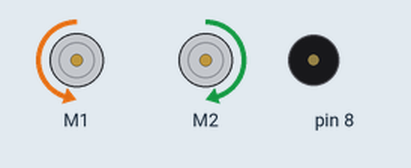
Recording of a sketch running on a simulated Arduino Uno, built with avr-gcc and run on an emulated ATmega328P. On the bench: 2 × DC motor (green arrow = forward, orange = backward, longer = faster), buzzer (waves = sounding).

Above: at 5.1 s.
At 6.8 s:
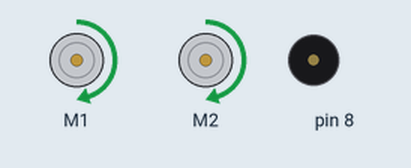
At 9.8 s:
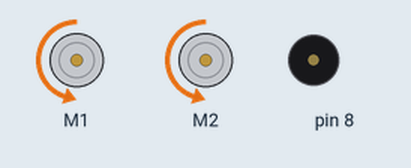
At 13.3 s:
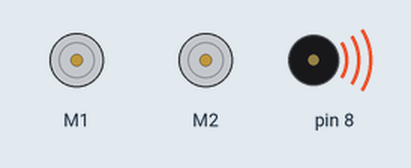
At 13.8 s:
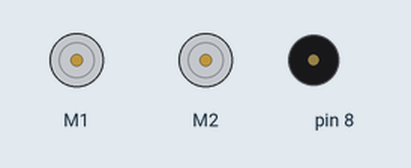
Timing chart, 0 to 15.3 s (numbered marks = the images above):
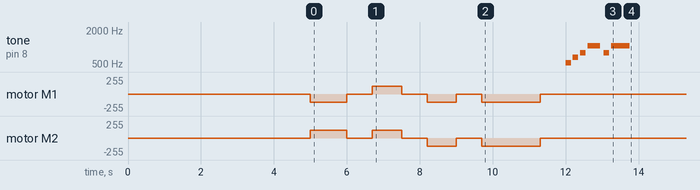

The sketch:

runrun.ino
```cpp
/*
  Basic mBot / mCore movement and music test
  Assumes: left motor on M1, right motor on M2.
  Requires the Makeblock library providing MeMCore.h.

  Runs once after power-on, upload, or reset:
  wait 5 seconds -> forward -> left -> right -> U-turn -> victory tune.
  No sensors are used. Turn durations are initial guesses, not calibrated angles.
  Test in a clear floor area. Switch off power to stop the test early.
*/

#include <MeMCore.h>

MeDCMotor leftMotor(M1);
MeDCMotor rightMotor(M2);
MeBuzzer buzzer;

const int DRIVE_SPEED = 120;
const int TURN_SPEED = 120;

// Adjust these after testing your own robot.
const unsigned long LEFT_90_MS = 800;
const unsigned long RIGHT_90_MS = 800;
const unsigned long U_TURN_MS = 1600;

void stopRobot() {
  leftMotor.run(0);
  rightMotor.run(0);
}

void moveForward(unsigned long durationMs) {
  // Opposite signs because the motors are mounted facing opposite ways.
  leftMotor.run(-DRIVE_SPEED);
  rightMotor.run(DRIVE_SPEED);
  delay(durationMs);
  stopRobot();
}

void turnLeft(unsigned long durationMs) {
  // Left wheel backward, right wheel forward: rotate in place.
  leftMotor.run(TURN_SPEED);
  rightMotor.run(TURN_SPEED);
  delay(durationMs);
  stopRobot();
}

void turnRight(unsigned long durationMs) {
  // Left wheel forward, right wheel backward: rotate in place.
  leftMotor.run(-TURN_SPEED);
  rightMotor.run(-TURN_SPEED);
  delay(durationMs);
  stopRobot();
}

void playSuccessMusic() {
  // Stop the motors before celebrating!
  stopRobot();

  // A short C-E-G-C-G-C victory tune.
  // tone(frequency in Hz, duration in milliseconds)
  buzzer.tone(523, 150);
  delay(50);
  buzzer.tone(659, 150);
  delay(50);
  buzzer.tone(784, 150);
  delay(50);
  buzzer.tone(1047, 350);
  delay(100);
  buzzer.tone(784, 150);
  delay(50);
  buzzer.tone(1047, 500);
  buzzer.noTone();
}

void setup() {
  stopRobot();
  delay(5000);                 // Wait 5 seconds before starting.

  moveForward(1000);           // Forward for 1 second.
  delay(700);

  turnLeft(LEFT_90_MS);        // Aim for a 90-degree left turn.
  delay(700);

  turnRight(RIGHT_90_MS);      // Aim for a 90-degree right turn.
  delay(700);

  turnRight(U_TURN_MS);        // Aim for a 180-degree right turn.
  delay(700);

  playSuccessMusic();
}

void loop() {
  // Empty on purpose: the test runs only once.
  // Press RESET or switch power off/on to run it again.
}
```
